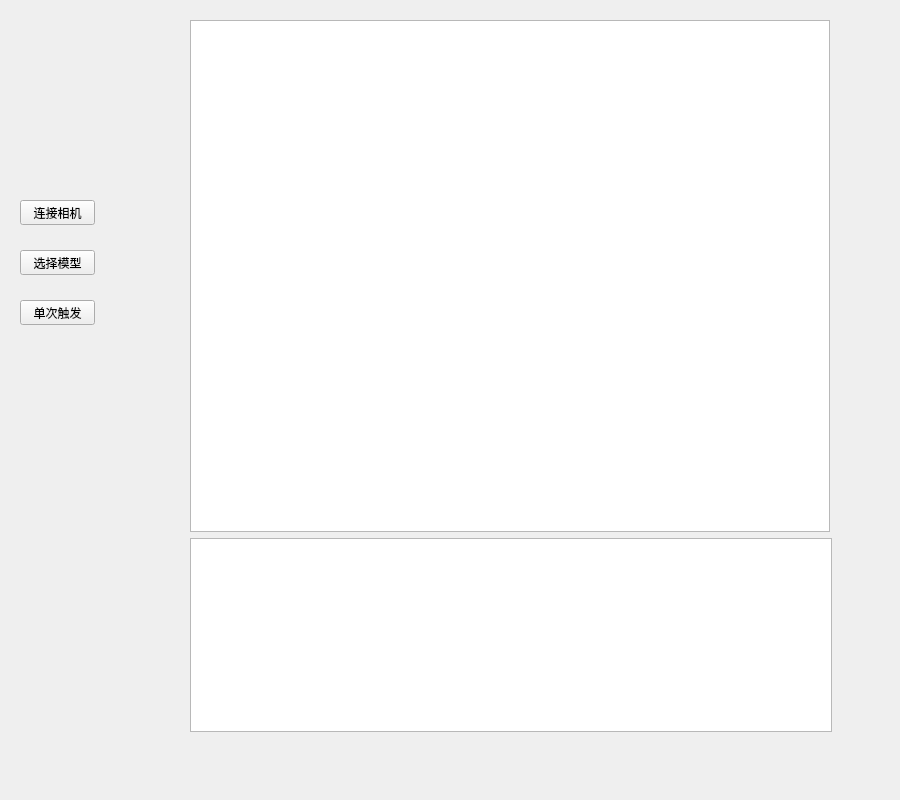
<?xml version="1.0" encoding="UTF-8"?>
<ui version="4.0">
 <class>Form</class>
 <widget class="QWidget" name="Form">
  <property name="geometry">
   <rect>
    <x>0</x>
    <y>0</y>
    <width>900</width>
    <height>800</height>
   </rect>
  </property>
  <property name="windowTitle">
   <string>Form</string>
  </property>
  <widget class="QPushButton" name="pushButton">
   <property name="geometry">
    <rect>
     <x>20</x>
     <y>200</y>
     <width>75</width>
     <height>25</height>
    </rect>
   </property>
   <property name="text">
    <string>连接相机</string>
   </property>
  </widget>
  <widget class="QPushButton" name="pushButton_3">
   <property name="geometry">
    <rect>
     <x>20</x>
     <y>300</y>
     <width>75</width>
     <height>25</height>
    </rect>
   </property>
   <property name="text">
    <string>单次触发</string>
   </property>
  </widget>
  <widget class="QPushButton" name="pushButton_2">
   <property name="geometry">
    <rect>
     <x>20</x>
     <y>250</y>
     <width>75</width>
     <height>25</height>
    </rect>
   </property>
   <property name="text">
    <string>选择模型</string>
   </property>
  </widget>
  <widget class="QWidget" name="">
   <property name="geometry">
    <rect>
     <x>190</x>
     <y>20</y>
     <width>642</width>
     <height>712</height>
    </rect>
   </property>
   <layout class="QVBoxLayout" name="verticalLayout">
    <item>
     <widget class="QGraphicsView" name="graphicsView">
      <property name="minimumSize">
       <size>
        <width>640</width>
        <height>512</height>
       </size>
      </property>
      <property name="maximumSize">
       <size>
        <width>640</width>
        <height>512</height>
       </size>
      </property>
     </widget>
    </item>
    <item>
     <widget class="QTextBrowser" name="textBrowser"/>
    </item>
   </layout>
  </widget>
 </widget>
 <resources/>
 <connections/>
</ui>
